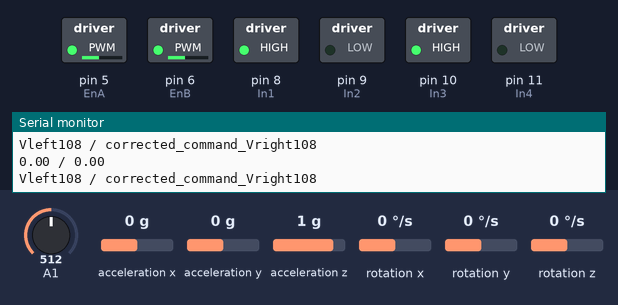
The sketch below on a simulated Arduino Uno, built with avr-gcc and run on an emulated ATmega328P. Parts: switched loads named in the sketch (green lamp = pin HIGH), the last lines printed to the serial monitor. Wiring (inferred from the names in the program): MPU-6050 motion sensor at I2C address 0x68. The test bench sets the inputs (shaded band); at power-on: A1 = 512, acceleration x 0 g, acceleration y 0 g, acceleration z 1 g, rotation x 0 °/s, rotation y 0 °/s, rotation z 0 °/s.

Above: at 1.2 s.
1.3 s: A1 set to 462
At 2.3 s:
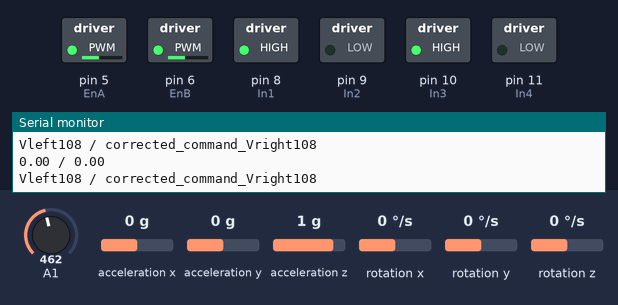
2.8 s: A1 set to 439
At 4.3 s:
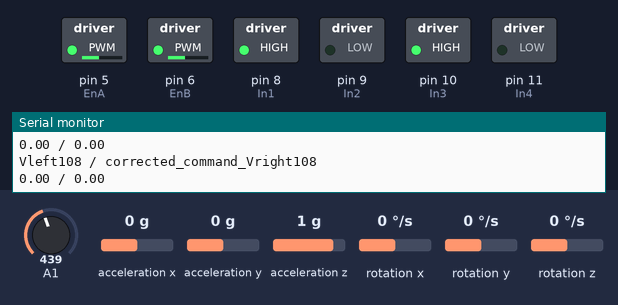
5.8 s: A1 set to 716
At 6.7 s:
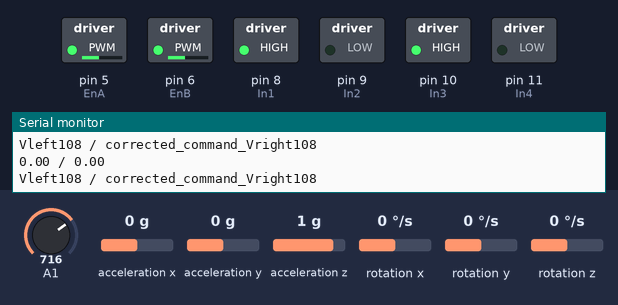
Timing chart, 0 to 8.8 s (numbered marks = the images above; inputs shaded):
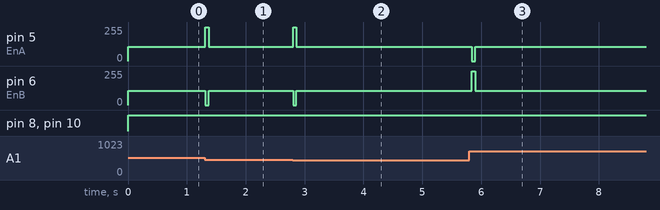

Measured:
- after the input at 1.3 s, pin 5 (EnA): 108/255 → 255/255 at once, → 108/255 0.06 s later; pin 6 (EnB): 108/255 → 0/255 at once, → 108/255 0.06 s later
- after the input at 2.8 s, pin 5 (EnA): 108/255 → 255/255 at once, → 108/255 0.06 s later; pin 6 (EnB): 108/255 → 0/255 at once, → 108/255 0.06 s later
- after the input at 5.8 s, pin 5 (EnA): 108/255 → 0/255 at once, → 108/255 0.06 s later; pin 6 (EnB): 108/255 → 255/255 at once, → 108/255 0.06 s later

The sketch:

2020-01-31-Test_wall_follower_pid_ir.ino
```cpp
// Test de développement robot autonome

#include <Servo.h>
//#include <PID_v1.h>
#include <Wire.h>

const int MPU = 0x68; // MPU6050 I2C address
float AccX, AccY, AccZ;
float GyroX, GyroY, GyroZ;
float accAngleX, accAngleY, gyroAngleX, gyroAngleY, gyroAngleZ;
float roll, pitch, yaw;
float AccErrorX, AccErrorY, GyroErrorX, GyroErrorY, GyroErrorZ;
float elapsedTime, currentTime, previousTime;
int c = 0;
float y = 0;

//variable du pid
float pi = 3.1416;
float command_yaw_rate = 0; //commande de 0 rad/s
float error_yaw_rate = 0;
float previous_error_yaw_rate = 0;
float pid = 0;
float pid_p = 0;
float pid_i = 0;
float pid_d = 0;
float kp = 2;
float ki = 0.5;
float kd = 0.5;

//Motor Connections
//Change this if you wish to use another diagram
//Moteur A a gauche
//Moteur B a droite
const int EnA = 5;
const int EnB = 6;
const int In1 = 8;
const int In2 = 9;
const int In3 = 10;
const int In4 = 11;

//definition des pins et variables pour sensor de distance
// defines pins numbers
const int trigPin = 12;
const int echoPin = 13;
int previous_right_distance = 0;
const int trigPin2 = 2;
const int echoPin2 = 3;
float distance = 0;
float previous_distance = 0;
int distance_lue2 = 0;


////variables et objets PID
////initial tuning parameters
//double Setpoint, Input, Output;
//double Kp=2, Ki=1, Kd=1;
//PID myPID(&Input, &Output, &Setpoint, Kp, Ki, Kd, DIRECT);

//variables wall follower
float regions[5] = {0,0,0,0,0}; //right, fright,front,fleft,left
int state_active = 0; //variable globale
//state
//    0: 'find the wall',
//    1: 'turn left',
//    2: 'follow the wall',

// servo object
Servo myservo;
int pos = 0;

//variables loop
int T = 80; //periode de rafraichissement du servo ms
int t_actuel = 0;
int t1 = 0;
bool v_pos = 1; //direction de la rotation 1:0>180, 0:180>0
int defined_pos[5] = {0,54,90,126,180};
int i = 0;
int correction = 0;

void setup()
{
  // All motor control pins are outputs
  pinMode(EnA, OUTPUT);
  pinMode(EnB, OUTPUT);
  pinMode(In1, OUTPUT);
  pinMode(In2, OUTPUT);
  pinMode(In3, OUTPUT);
  pinMode(In4, OUTPUT);

  //setup du sensor de distance
  pinMode(trigPin, OUTPUT); // Sets the trigPin as an Output
  pinMode(echoPin, INPUT); // Sets the echoPin as an Input
  pinMode(trigPin2, OUTPUT); // Sets the trigPin as an Output
  pinMode(echoPin2, INPUT); // Sets the echoPin as an Input

//  //setup de la pin pour le servo
//  myservo.attach(3);

  Serial.begin(9600);
  Wire.begin();                      // Initialize comunication
  Wire.beginTransmission(MPU);       // Start communication with MPU6050 // MPU=0x68
  Wire.write(0x6B);                  // Talk to the register 6B
  Wire.write(0x00);                  // Make reset - place a 0 into the 6B register
  Wire.endTransmission(true);        //end the transmission

//  //setup PID
//  myPID.SetOutputLimits(-30, 30);
//  //valeur cible de la distance robot-mur
//  Setpoint = 20;
//  //turn the PID on
//  myPID.SetMode(AUTOMATIC);
}

//lecture detecteur
void lecture_ultrason()
{
  float distance = 0;
  float distance_right = 0;
  regions[1] = detection_avant();
  regions[0] = detection_arriere();
//  if(pos >= 0 && pos <= 36){
//    regions[0] = distance;
//  }
//  if(pos > 36 && pos <= 72){
//    regions[1] = distance;
//  }
//  if(pos > 72 && pos <= 108){
//    regions[2] = distance;
//  }
//  if(pos > 108 && pos <= 144){
//    regions[3] = distance;
//  }
//  if(pos > 144 && pos <= 180){
//    regions[4] = distance;
//  }
}

void change_state(int state)
{
  if(state != state_active){
    state_active = state;
  }
}

//recois la lecture du capteur et prend la décision d'état à adopter.
void take_action()
{
  char state_description[] = "";
  float d = 13;  //distance_min_detection en cm
  //note: dans les conditions tous les fright(1) sont remplacés par right (0)
  if(regions[2] > d && regions[3] > d && regions[0] > d){
        //state_description = 'case 1 - nothing';
        change_state(0);
  }
  else if(regions[2] < d + 7 && regions[3] > d && regions[0] > d){
      //state_description = 'case 2 - front';
      change_state(1);
  }
  else if(regions[2] > d && regions[3] > d && regions[0] < d){
      //state_description = 'case 3 - fright';
      change_state(2);
  }
  else if(regions[2] > d && regions[3] < d && regions[0] > d){
      //state_description = 'case 4 - fleft';
      change_state(0);
  }
  else if(regions[2] < d + 7 && regions[3] > d && regions[0] < d){
      //state_description = 'case 5 - front && fright';
      change_state(1);
  }
  else if(regions[2] < d + 7 && regions[3] < d && regions[0] > d){
      //state_description = 'case 6 - front && fleft';
      change_state(1);
  }
  else if(regions[2] < d + 7 && regions[3] < d && regions[0] < d){
      //state_description = 'case 7 - front && fleft && fright';
      change_state(1);
  }
  else if(regions[2] > d && regions[3] < d && regions[0] < d){
      //state_description = 'case 8 - fleft && fright';
      change_state(0);
  }
  else{
      //state_description[] = 'unknown case';
  }
}

void find_wall()
{
  Serial.println("find wall");
  v_robot(200,-0.5);
}

void turn_left()
{
  Serial.println("turn left");
  v_robot(0,2);
}

void follow_the_wall()
{
  Serial.println("follow the wall");
  v_robot(200,0);
}


//fonction du detecteur qui renvoie la distance en cm
int detection_avant()
{
  // defines variables
  long duration;
  float distance;

  // Clears the trigPin
  digitalWrite(trigPin, LOW);
  delayMicroseconds(2);
  // Sets the trigPin on HIGH state for 10 micro seconds
  digitalWrite(trigPin, HIGH);
  delayMicroseconds(10);
  digitalWrite(trigPin, LOW);

  // Reads the echoPin, returns the sound wave travel time in microseconds
  duration = pulseIn(echoPin, HIGH);

  // Calculating the distance
  distance= duration*0.034/2;
  return distance;
}

//fonction du detecteur qui renvoie la distance en cm
int detection_arriere()
{
  // defines variables
  long duration;
  float distance;

  // Clears the trigPin
  digitalWrite(trigPin2, LOW);
  delayMicroseconds(2);
  // Sets the trigPin on HIGH state for 10 micro seconds
  digitalWrite(trigPin2, HIGH);
  delayMicroseconds(10);
  digitalWrite(trigPin2, LOW);

  // Reads the echoPin, returns the sound wave travel time in microseconds
  duration = pulseIn(echoPin2, HIGH);

  // Calculating the distance
  distance= duration*0.034/2;
  return distance;
}

void goStraight()   //run both motors in the same direction
{
  // turn on motor A
  digitalWrite(In1, HIGH);
  digitalWrite(In2, LOW);
  // set speed to 150 out 255
  analogWrite(EnA, 128);
  // turn on motor B
  digitalWrite(In3, HIGH);
  digitalWrite(In4, LOW);
  // set speed to 150 out 255
  analogWrite(EnB, 128);
}

void stopMoving()
{
  // now turn off motors
  digitalWrite(In1, LOW);
  digitalWrite(In2, LOW);
  digitalWrite(In3, LOW);
  digitalWrite(In4, LOW);
}

//controle la vitesse linéaire et angulaire du robot (mm/s) et (rad/s)
void v_robot(float linear_x, float angular_z)
{
  //variables du robot
  float d = 132; //distance entre les roue en mm
  float VtoV = 0.64; //facteur de conversion entre la vitesse en mm/s et la vitesse en valeur [0,255] 128/200
  int corrected_command_Vleft = 0;
  int corrected_command_Vright = 0;

  //calcul de la commande d'asservissement
  if(!(linear_x == 0 && angular_z == 0)){
    //error_yaw_rate = angular_z - GyroZ*pi/180;
    if(elapsedTime > 0.010){
      error_yaw_rate = angular_z - (distance - previous_distance)*10/(elapsedTime*115);
    }
    else{
      error_yaw_rate = 0;
    }
    pid_p = kp*error_yaw_rate;
    //pid_i = pid_i + ki*error_yaw_rate;
    //pid_d = kd*((error_yaw_rate-previous_error_yaw_rate)/elapsedTime);
    pid = pid_p + pid_d + pid_i;
    previous_error_yaw_rate = error_yaw_rate;
    corrected_command_Vleft = (int) linear_x*VtoV - (pid*d*VtoV)/2;
    corrected_command_Vright = (int) linear_x*VtoV + (pid*d*VtoV)/2;

    if(angular_z > 0 && linear_x == 0){
      corrected_command_Vleft = 0;
      corrected_command_Vright = (int) (pid*d*VtoV);
    }
    if(angular_z < 0 && linear_x == 0){
      corrected_command_Vleft = (int) (pid*d*VtoV);
      corrected_command_Vright = 0;
    }
  }
  else{
    corrected_command_Vleft = 0;
    corrected_command_Vright = 0;
  }

  Serial.print("Vleft");
  Serial.print(corrected_command_Vleft);
  Serial.print(" / ");
  Serial.print("corrected_command_Vright");
  Serial.println(corrected_command_Vright);
//  Serial.print("pid");
//  Serial.println(pid);

//  int corrected_command_Vleft = (int) linear_x*VtoV - (angular_z*d*VtoV)/2;
//  int corrected_command_Vright = (int) linear_x*VtoV + (angular_z*d*VtoV)/2;

  //Controle de la saturation
  if(corrected_command_Vleft > 255){
    corrected_command_Vleft = 255;
  }
  if(corrected_command_Vleft <= 0){
    corrected_command_Vleft = 0;
  }
  if(corrected_command_Vright > 255){
    corrected_command_Vright = 255;
  }
  if(corrected_command_Vright <= 0){
    corrected_command_Vright = 0;
  }

  //controle des moteurs
  // turn on motor A
  digitalWrite(In1, HIGH);
  digitalWrite(In2, LOW);
  // set speed to 150 out 255
  analogWrite(EnA, corrected_command_Vleft);
  // turn on motor B
  digitalWrite(In3, HIGH);
  digitalWrite(In4, LOW);
  // set speed to 150 out 255
  analogWrite(EnB, corrected_command_Vright);
}

//basically...state machine
void loop()
{
  // === Read acceleromter data === //
  Wire.beginTransmission(MPU);
  Wire.write(0x3B); // Start with register 0x3B (ACCEL_XOUT_H)
  Wire.endTransmission(false);
  Wire.requestFrom(MPU, 6, true); // Read 6 registers total, each axis value is stored in 2 registers
  //For a range of +-2g, we need to divide the raw values by 16384, according to the datasheet
  AccX = (Wire.read() << 8 | Wire.read()) / 16384.0; // X-axis value
  AccY = (Wire.read() << 8 | Wire.read()) / 16384.0; // Y-axis value
  AccZ = (Wire.read() << 8 | Wire.read()) / 16384.0; // Z-axis value
  // Calculating Roll and Pitch from the accelerometer data
  accAngleX = (atan(AccY / sqrt(pow(AccX, 2) + pow(AccZ, 2))) * 180 / PI) + 2.37; // AccErrorX ~(0.58) See the calculate_IMU_error()custom function for more details
  accAngleY = (atan(-1 * AccX / sqrt(pow(AccY, 2) + pow(AccZ, 2))) * 180 / PI) + 3.04; // AccErrorY ~(-1.58)

  // === Read gyroscope data === //
  previousTime = currentTime;        // Previous time is stored before the actual time read
  currentTime = millis();            // Current time actual time read
  elapsedTime = (currentTime - previousTime) / 1000; // Divide by 1000 to get seconds
  Wire.beginTransmission(MPU);
  Wire.write(0x43); // Gyro data first register address 0x43
  Wire.endTransmission(false);
  Wire.requestFrom(MPU, 6, true); // Read 4 registers total, each axis value is stored in 2 registers
  GyroX = (Wire.read() << 8 | Wire.read()) / 131.0; // For a 250deg/s range we have to divide first the raw value by 131.0, according to the datasheet
  GyroY = (Wire.read() << 8 | Wire.read()) / 131.0;
  GyroZ = (Wire.read() << 8 | Wire.read()) / 131.0;
  // Correct the outputs with the calculated error values
  GyroX = GyroX + 2.10; // GyroErrorX ~(-0.56)
  GyroY = GyroY - 0.59; // GyroErrorY ~(2)
  GyroZ = GyroZ + 0.12; // GyroErrorZ ~ (-0.8)

  // Currently the raw values are in degrees per seconds, deg/s, so we need to multiply by sendonds (s) to get the angle in degrees
  gyroAngleX = gyroAngleX + GyroX * elapsedTime; // deg/s * s = deg
  gyroAngleY = gyroAngleY + GyroY * elapsedTime;
  yaw =  yaw + GyroZ * elapsedTime;

  // Complementary filter - combine acceleromter and gyro angle values
  roll = 0.96 * gyroAngleX + 0.04 * accAngleX;
  pitch = 0.96 * gyroAngleY + 0.04 * accAngleY;
  y = y + (AccY + 0.04) * 9.81 * 100 * pow(elapsedTime, 2);
//  Serial.print("Gyro:");
//  Serial.println(GyroZ);
  //lecture ultrason, choix de l'état et action sur le robot
//  lecture_ultrason();
  //lecture et conversion en cm
  distance = analogRead(A1);
  distance = 0.0001*pow(distance,2) - 0.146*distance + 52.451;

  v_robot(170,0);
  Serial.print(error_yaw_rate);
  Serial.print(" / ");
  Serial.println(pid);

//  if(abs((regions[1] - 2) - regions[0]) <= 5 && regions[1] >= 12 && regions[1] <= 17 && regions[0] >= 12 && regions[0] <= 17){
//     v_robot(170,0);
//  }
//  else if((regions[1] - 2) - regions[0] > 5 && regions[1] >= 12 && regions[1] <= 17){
//    v_robot(170,pi/2);
//  }
//  else if((regions[1] - 2) - regions[0] < -5 && regions[1] >= 12 && regions[1] <= 17){
//    v_robot(170,-pi/2);
//  }
//  else if((regions[1] - 2) - regions[0] > 5 && regions[1] > 17){
//    v_robot(170,pi/2);
//  }
//  else if((regions[1] - 2) - regions[0] < -5 && regions[0] > 17){
//    v_robot(170,-pi/2);
//  }
//  else if(abs((regions[1] - 2) - regions[0]) <= 5 && (regions[1] > 17 || regions[0] > 17)){
//    v_robot(170,pi/2);
//  }
//  else if(abs((regions[1] - 2) - regions[0]) <= 5 && (regions[1] < 12 || regions[0] < 12)){
//    v_robot(170,-pi/2);
//  }
//  else if(regions[1] < 12 && regions[0] >= 12){
//    v_robot(150,-pi/2);
//  }
//  else if(regions[0] < 12 && regions[1] >= 12){
//    v_robot(150,pi/2);
//  }
//  else{
//    v_robot(0,0);
//  }

//  if(!(regions[1] >= 13 && regions[1] <= 15)){
//    correction = (regions[1] - 14)* pi/8;
//  }
//  else{
//    correction = 0;
//  }
//  v_robot(170,correction);
  previous_distance = distance;
  delay(50);
}
```
